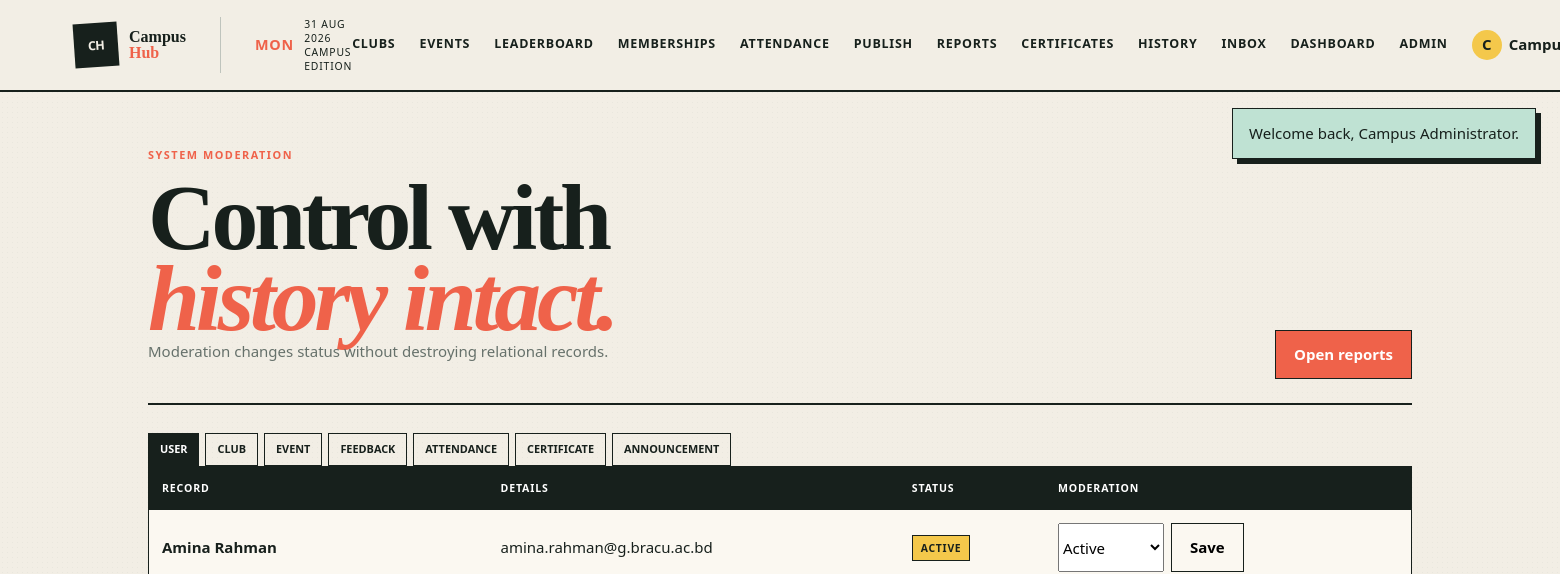
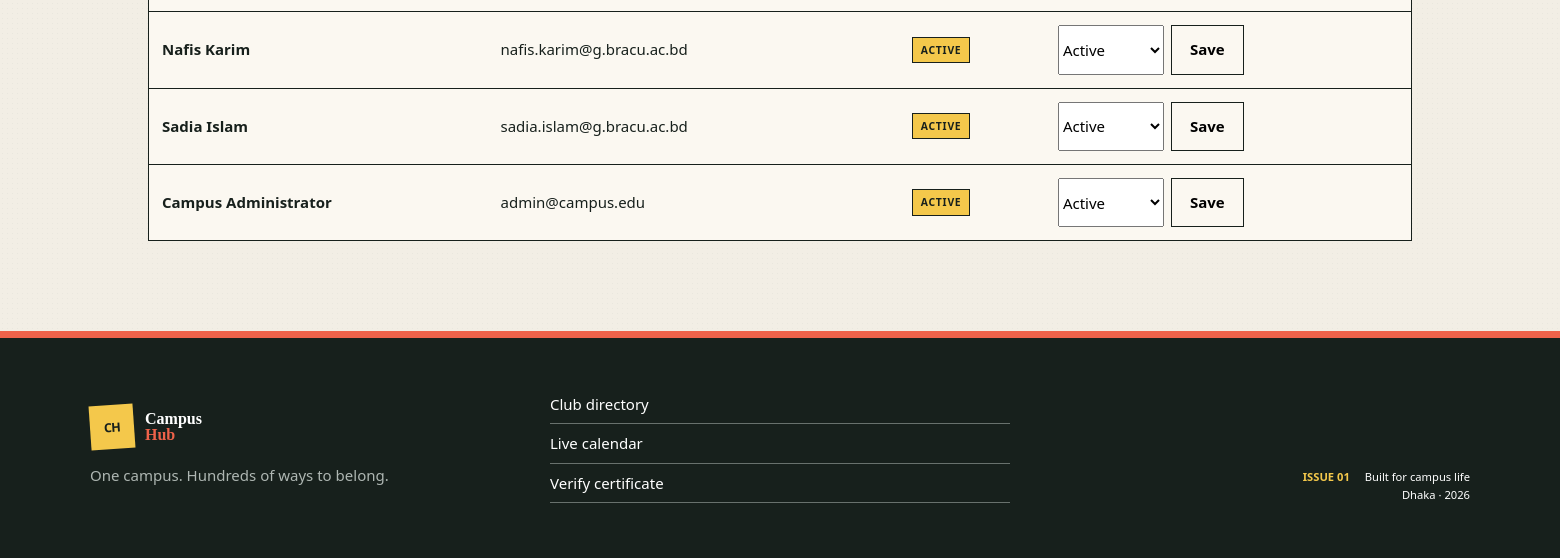
/admin.php (signed in), run on an earlier commit of the app's database (2 pictures, top to bottom).
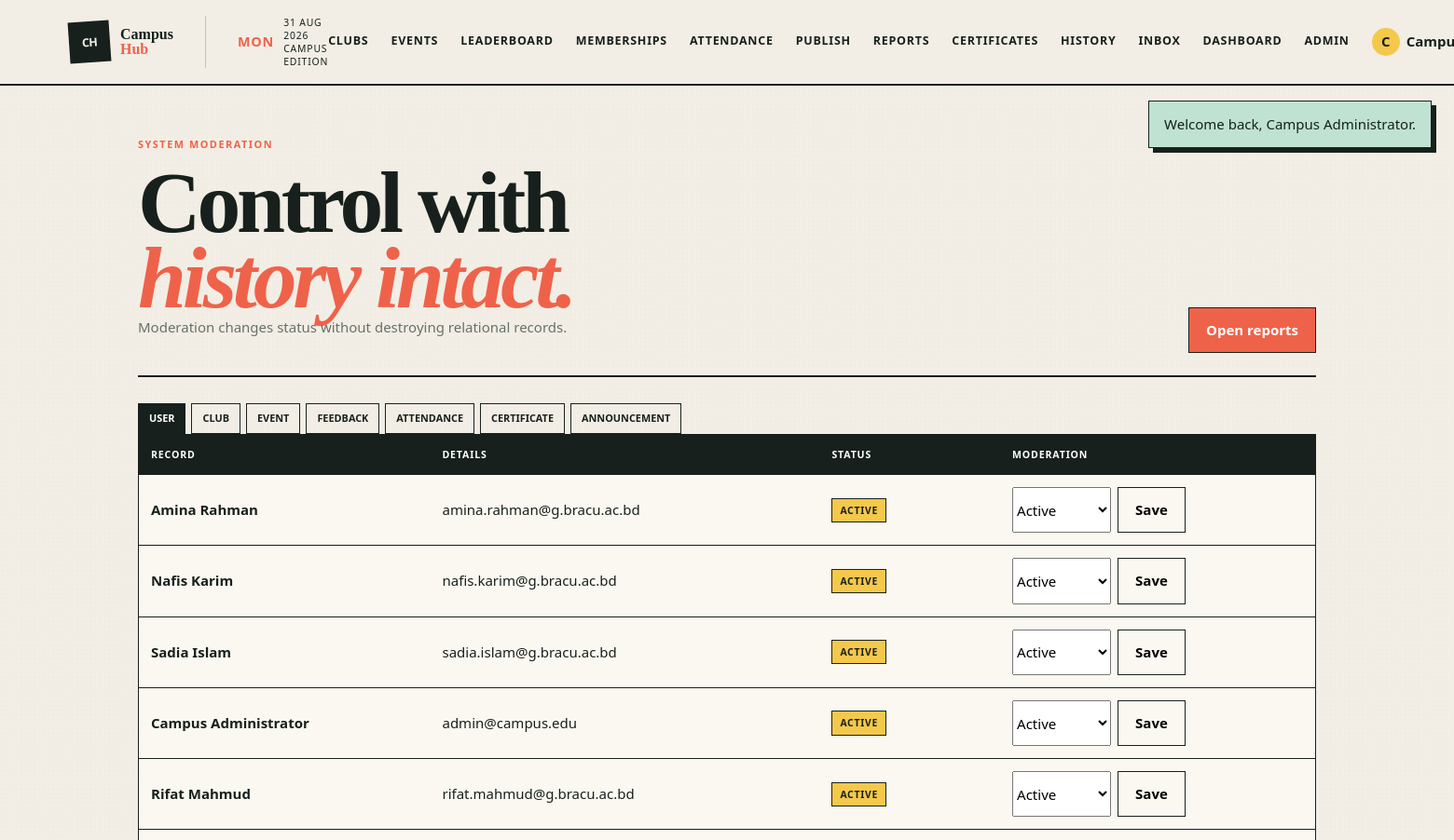
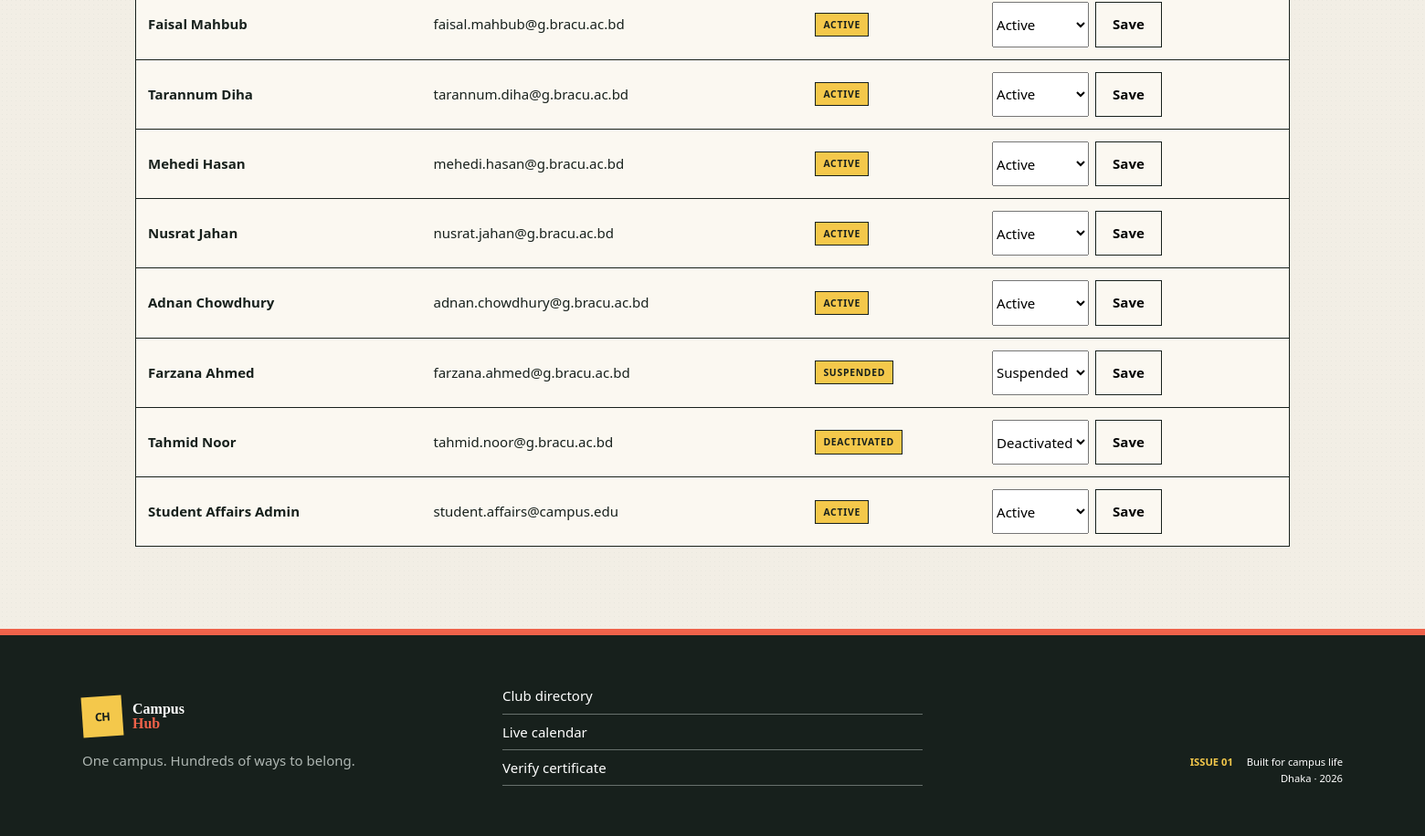
And on a later commit of the database (2 pictures, top to bottom).
### tables this page shows
CREATE TABLE users (
  user_id BIGINT UNSIGNED AUTO_INCREMENT PRIMARY KEY,
  full_name VARCHAR(120) NOT NULL,
  email VARCHAR(190) NOT NULL UNIQUE,
  password_hash VARCHAR(255) NOT NULL,
  phone VARCHAR(30) NULL,
  role ENUM('Student','Admin') NOT NULL DEFAULT 'Student',
  profile_picture VARCHAR(255) NULL,
  status ENUM('Active','Suspended','Deactivated') NOT NULL DEFAULT 'Active',
  created_at TIMESTAMP NOT NULL DEFAULT CURRENT_TIMESTAMP
);

### includes/functions.php (called while the page is built, shortened)
<?php
function e(?string $value): string
{
    return htmlspecialchars($value ?? '', ENT_QUOTES, 'UTF-8');
}
function app_base_url(): string
{
    static $baseUrl = null;
    if ($baseUrl !== null) {
        return $baseUrl;
    }
    $scriptName = str_replace('\\', '/', $_SERVER['SCRIPT_NAME'] ?? '');
    foreach (['/diha/', '/faisal/', '/rifat/', '/mixed/'] as $folder) {
        $position = strpos($scriptName, $folder);
    }
    $baseUrl = rtrim(str_replace('\\', '/', dirname($scriptName)), '/.');
    return $baseUrl;
}
function app_url(string $path = ''): string
{
    $baseUrl = app_base_url();
    $cleanPath = ltrim($path, '/');
    return $cleanPath === '' ? ($baseUrl ?: '/') . '/' : $baseUrl . '/' . $cleanPath;
}
function user(): ?array
{
    return $_SESSION['user'] ?? null;
}
function is_admin(): bool
{
    return (user()['role'] ?? '') === 'Admin';
}
function pull_flashes(): array
{
    $messages = $_SESSION['flash'] ?? [];
    return $messages;
}
function active_page(string $file): string
{
    return basename($_SERVER['PHP_SELF']) === $file ? 'active' : '';
}
function managed_clubs(bool $activeOnly = true): array
{
    if (is_admin()) {
        $statusFilter = $activeOnly ? "WHERE status = 'Active'" : '';
        return db()->query(
            "SELECT club_id, club_name FROM clubs $statusFilter ORDER BY club_name"
        )->fetchAll();
    }
    $roleMarks = implode(',', array_fill(0, count(executive_roles()), '?'));
    $statement = db()->prepare(
        "SELECT c.club_id, c.club_name
         FROM club_membership cm
         JOIN clubs c ON c.club_id = cm.club_id
         WHERE cm.student_user_id = ?
           AND cm.approval_status = 'Approved'
           AND cm.membership_status = 'Active'
           AND cm.member_role IN ($roleMarks)
           " . ($activeOnly ? "AND c.status = 'Active'" : '') . "
         ORDER BY c.club_name"
    );
    $statement->execute(array_merge([(int) user()['user_id']], executive_roles()));
    return $statement->fetchAll();
}

### config/database.php (called while the page is built, shortened)
<?php
function db(): PDO
{
    static $pdo = null;
    if ($pdo instanceof PDO) {
        return $pdo;
    }
    $dsn = sprintf('mysql:host=%s;port=%s;dbname=%s;charset=utf8mb4', DB_HOST, DB_PORT, DB_NAME);
    try {
        $pdo = new PDO($dsn, DB_USER, DB_PASS, [
            PDO::ATTR_ERRMODE => PDO::ERRMODE_EXCEPTION,
            PDO::ATTR_DEFAULT_FETCH_MODE => PDO::FETCH_ASSOC,
            PDO::ATTR_EMULATE_PREPARES => false,
        ]);
    } catch (PDOException $exception) {
        http_response_code(500);
        exit('Database connection failed. Start MySQL, import mixed/database/schema.sql and mixed/database/seed.sql in phpMyAdmin, then check mixed/config/database.php.');
    }
    return $pdo;
}

### admin.php (the view, shortened to what this page needs)
<?php
$section = $_GET['section'] ?? 'user';
$sections = ['user', 'club', 'event', 'feedback', 'attendance', 'certificate', 'announcement'];
$queries = [
    'user' => "SELECT user_id AS id, full_name AS name, email AS detail, status FROM users ORDER BY created_at DESC",
    'club' => "SELECT club_id AS id, club_name AS name, category AS detail, status FROM clubs ORDER BY created_at DESC",
    'event' => "SELECT event_id AS id, title AS name, event_date AS detail, status FROM events ORDER BY event_date DESC",
    'feedback' => "SELECT f.feedback_id AS id, e.title AS name, CONCAT(f.rating, '/5 · ', COALESCE(f.review_text, 'No review')) AS detail, f.status FROM feedback f JOIN event_registration er ON er.registration_id=f.registration_id JOIN events e ON e.event_id=er.event_id ORDER BY f.submitted_at DESC",
    'attendance' => "SELECT a.attendance_id AS id, u.full_name AS name, e.title AS detail, a.attendance_status AS status FROM attendance a JOIN event_registration er ON er.registration_id=a.registration_id JOIN users u ON u.user_id=er.student_user_id JOIN events e ON e.event_id=er.event_id ORDER BY a.marked_at DESC",
    'certificate' => "SELECT certificate_id AS id, certificate_number AS name, issue_date AS detail, status FROM certificate ORDER BY issue_date DESC",
    'announcement' => "SELECT announcement_id AS id, title AS name, announcement_type AS detail, status FROM announcement ORDER BY published_at DESC",
];
$items = db()->query($queries[$section])->fetchAll();
$statusChoices = [
    'user' => ['Active', 'Suspended', 'Deactivated'],
    'club' => ['Pending', 'Active', 'Suspended'],
    'event' => ['Upcoming', 'Completed', 'Cancelled'],
    'feedback' => ['Visible', 'Hidden', 'Reported'],
    'certificate' => ['Active', 'Revoked'],
    'announcement' => ['Active', 'Expired', 'Removed'],
];
require __DIR__ . '/includes/header.php';
?>
<section class="page-shell">
    <div class="page-head">
        <div>
            <span class="eyebrow">SYSTEM MODERATION</span>
            <h2>Control with<br><span class="accent-script">history intact.</span></h2>
            <p>Moderation changes status without destroying relational records.</p>
        </div>
        <a class="button button-primary" href="<?= e(app_url('faisal/reports.php')) ?>">Open reports</a>
    </div>
    <nav class="filter-chips" aria-label="Administration sections">
        <?php foreach ($sections as $name): ?>
            <a class="filter-chip <?= $section === $name ? 'active' : '' ?>" href="<?= e(app_url('mixed/admin.php')) ?>?section=<?= e($name) ?>"><?= e(ucfirst($name)) ?></a>
        <?php endforeach; ?>
    </nav>
    <div class="table-wrap">
        <table class="data-table">
            <thead><tr><th>Record</th><th>Details</th><th>Status</th><th>Moderation</th></tr></thead>
            <tbody>
                <?php foreach ($items as $item): ?>
                    <tr>
                        <td><strong><?= e((string) $item['name']) ?></strong></td>
                        <td><?= e((string) $item['detail']) ?></td>
                        <td><span class="badge"><?= e((string) $item['status']) ?></span></td>
                        <td>
                            <?php if (isset($statusChoices[$section])): ?>
                                <form class="actions" method="post" data-ajax="<?= e(app_url('mixed/api/moderation.php')) ?>">
                                    <select name="status">
                                        <?php foreach ($statusChoices[$section] as $status): ?>
                                            <option <?= $status === $item['status'] ? 'selected' : '' ?>><?= e($status) ?></option>
                                        <?php endforeach; ?>
                                    </select>
                                    <button class="button button-quiet">Save</button>
                                </form>
                            <?php else: ?>
                                <a class="text-link" href="<?= e(app_url('rifat/attendance.php')) ?>">Manage attendance</a>
                            <?php endif; ?>
                        </td>
                    </tr>
                <?php endforeach; ?>
            </tbody>
        </table>
    </div>
</section>
<?php require __DIR__ . '/includes/footer.php'; ?>

### includes/header.php (shortened to what this page needs)
<?php
$currentUser = user();
$managedNavigation = $currentUser ? managed_clubs() : [];
$unreadCount = $currentUser ? unread_notification_count() : 0;
?>
<!doctype html>
<html lang="en">
<head>
    <link rel="stylesheet" href="<?= e(app_url('mixed/assets/style.css')) ?>">
    <link rel="stylesheet" href="<?= e(app_url('mixed/assets/expansion.css')) ?>">
</head>
<body>
<header class="site-header">
    <a class="brand" href="<?= e(app_url()) ?>"><span class="brand-mark">CH</span><span>Campus<br><em>Hub</em></span></a>
    <div class="issue-stamp"><strong><?= e(strtoupper(date('D'))) ?></strong><span><?= e(date('d M Y')) ?><br>Campus edition</span></div>
    <nav class="nav-links" aria-label="Primary navigation">
        <a class="<?= active_page('clubs.php') ?>" href="<?= e(app_url('diha/clubs.php')) ?>">Clubs</a>
        <a class="<?= active_page('events.php') ?>" href="<?= e(app_url('diha/events.php')) ?>">Events</a>
        <a class="<?= active_page('leaderboard.php') ?>" href="<?= e(app_url('faisal/leaderboard.php')) ?>">Leaderboard</a>
        <?php if ($currentUser): ?>
            <a class="<?= active_page('memberships.php') ?>" href="<?= e(app_url('diha/memberships.php')) ?>">Memberships</a>
            <?php if ($managedNavigation): ?><a class="<?= active_page('attendance.php') ?>" href="<?= e(app_url('rifat/attendance.php')) ?>">Attendance</a><a class="<?= active_page('announcements.php') ?>" href="<?= e(app_url('faisal/announcements.php')) ?>">Publish</a><a class="<?= active_page('reports.php') ?>" href="<?= e(app_url('faisal/reports.php')) ?>">Reports</a><?php endif; ?>
            <a class="<?= active_page('certificates.php') ?>" href="<?= e(app_url('rifat/certificates.php')) ?>">Certificates</a>
            <a class="<?= active_page('participation.php') ?>" href="<?= e(app_url('rifat/participation.php')) ?>">History</a>
            <a class="nav-notice <?= active_page('notifications.php') ?>" href="<?= e(app_url('faisal/notifications.php')) ?>">Inbox<?php if ($unreadCount):?><b data-unread-count><?=$unreadCount?></b><?php endif;?></a>
            <a class="<?= active_page('dashboard.php') ?>" href="<?= e(app_url('faisal/dashboard.php')) ?>">Dashboard</a>
            <?php if (is_admin()): ?><a class="<?= active_page('admin.php') ?>" href="<?= e(app_url('mixed/admin.php')) ?>">Admin</a><?php endif; ?>
            <a class="profile-link" href="<?= e(app_url('faisal/profile.php')) ?>"><span><?= e(strtoupper(substr($currentUser['full_name'], 0, 1))) ?></span><?= e(explode(' ', $currentUser['full_name'])[0]) ?></a>
        <?php else: ?>
            <a href="<?= e(app_url('mixed/login.php')) ?>">Sign in</a>
            <a class="button button-coral" href="<?= e(app_url('mixed/signup.php')) ?>">Join CampusHub ↗</a>
        <?php endif; ?>
    </nav>
</header>
<main>
<?php foreach (pull_flashes() as $message): ?>
    <div class="flash flash-<?= e($message['type']) ?>" role="status"><?= e($message['message']) ?></div>
<?php endforeach; ?>

### includes/footer.php (shortened to what this page needs)
    </main>
    <footer class="site-footer"><div><a class="brand footer-brand" href="<?= e(app_url()) ?>"><span class="brand-mark">CH</span><span>Campus<br><em>Hub</em></span></a><p>One campus. Hundreds of ways to belong.</p></div><div class="footer-links"><a href="<?= e(app_url('diha/clubs.php')) ?>">Club directory</a><a href="<?= e(app_url('diha/events.php')) ?>">Live calendar</a><a href="<?= e(app_url('rifat/verify-certificate.php')) ?>">Verify certificate</a></div><div class="footer-issue"><strong>ISSUE 01</strong><span>Built for campus life<br>Dhaka · <?= date('Y') ?></span></div></footer>
</body>
</html>

What changed in the data, as far as the page shows it:
added users: full_name "Rifat Mahmud", email "rifat.mahmud@g.bracu.ac.bd", status "ACTIVE", status "Active"
added users: full_name "Faisal Mahbub", email "faisal.mahbub@g.bracu.ac.bd", status "ACTIVE", status "Active"
added users: full_name "Tarannum Diha", email "tarannum.diha@g.bracu.ac.bd", status "ACTIVE", status "Active"
added users: full_name "Mehedi Hasan", email "mehedi.hasan@g.bracu.ac.bd", status "ACTIVE", status "Active"
added users: full_name "Nusrat Jahan", email "nusrat.jahan@g.bracu.ac.bd", status "ACTIVE", status "Active"
added users: full_name "Adnan Chowdhury", email "adnan.chowdhury@g.bracu.ac.bd", status "ACTIVE", status "Active"
added users: full_name "Farzana Ahmed", email "farzana.ahmed@g.bracu.ac.bd", status "SUSPENDED", status "Suspended"
added users: full_name "Tahmid Noor", email "tahmid.noor@g.bracu.ac.bd", status "DEACTIVATED", status "Deactivated"
added users: full_name "Student Affairs Admin", email "student.affairs@campus.edu", status "ACTIVE", status "Active"
